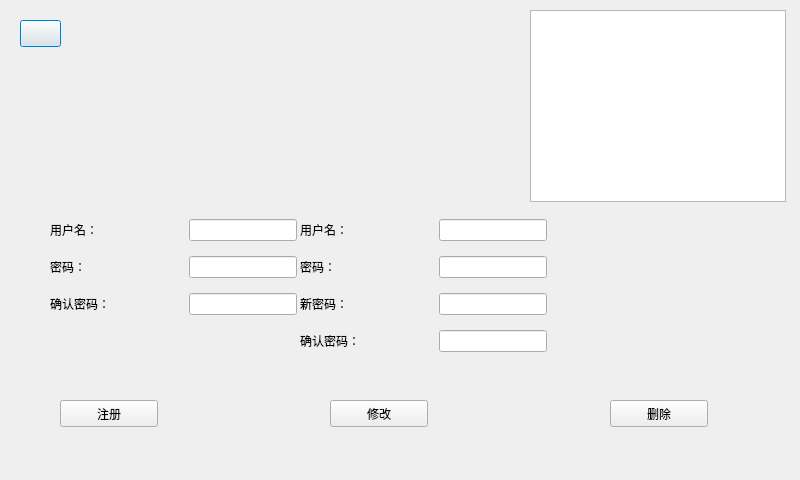
<?xml version="1.0" encoding="UTF-8"?>
<ui version="4.0">
 <class>resgister</class>
 <widget class="QDialog" name="resgister">
  <property name="geometry">
   <rect>
    <x>0</x>
    <y>0</y>
    <width>800</width>
    <height>480</height>
   </rect>
  </property>
  <property name="windowTitle">
   <string>Dialog</string>
  </property>
  <widget class="QLabel" name="label">
   <property name="geometry">
    <rect>
     <x>0</x>
     <y>0</y>
     <width>800</width>
     <height>480</height>
    </rect>
   </property>
   <property name="styleSheet">
    <string notr="true">border-image: url(:/0101.jpg);</string>
   </property>
   <property name="text">
    <string/>
   </property>
  </widget>
  <widget class="QPushButton" name="pushButton">
   <property name="geometry">
    <rect>
     <x>20</x>
     <y>20</y>
     <width>41</width>
     <height>27</height>
    </rect>
   </property>
   <property name="styleSheet">
    <string notr="true">border-image: url(:/0127.png);</string>
   </property>
   <property name="text">
    <string/>
   </property>
  </widget>
  <widget class="QWidget" name="w_resgister" native="true">
   <property name="geometry">
    <rect>
     <x>50</x>
     <y>210</y>
     <width>247</width>
     <height>117</height>
    </rect>
   </property>
   <layout class="QGridLayout" name="gridLayout">
    <item row="0" column="0">
     <layout class="QHBoxLayout" name="horizontalLayout">
      <item>
       <widget class="QLabel" name="label_2">
        <property name="text">
         <string>用户名：</string>
        </property>
       </widget>
      </item>
      <item>
       <widget class="QLineEdit" name="led_resgister_name">
        <property name="sizePolicy">
         <sizepolicy hsizetype="Fixed" vsizetype="Fixed">
          <horstretch>0</horstretch>
          <verstretch>0</verstretch>
         </sizepolicy>
        </property>
       </widget>
      </item>
     </layout>
    </item>
    <item row="1" column="0">
     <layout class="QHBoxLayout" name="horizontalLayout_2">
      <item>
       <widget class="QLabel" name="label_3">
        <property name="text">
         <string>密码：</string>
        </property>
       </widget>
      </item>
      <item>
       <widget class="QLineEdit" name="led_resgister_pwd">
        <property name="sizePolicy">
         <sizepolicy hsizetype="Fixed" vsizetype="Fixed">
          <horstretch>0</horstretch>
          <verstretch>0</verstretch>
         </sizepolicy>
        </property>
       </widget>
      </item>
     </layout>
    </item>
    <item row="2" column="0">
     <layout class="QHBoxLayout" name="horizontalLayout_3">
      <item>
       <widget class="QLabel" name="label_4">
        <property name="text">
         <string>确认密码：</string>
        </property>
       </widget>
      </item>
      <item>
       <widget class="QLineEdit" name="led_resgister_repwd">
        <property name="sizePolicy">
         <sizepolicy hsizetype="Fixed" vsizetype="Fixed">
          <horstretch>0</horstretch>
          <verstretch>0</verstretch>
         </sizepolicy>
        </property>
       </widget>
      </item>
     </layout>
    </item>
   </layout>
  </widget>
  <widget class="QPushButton" name="pushButton_2">
   <property name="geometry">
    <rect>
     <x>60</x>
     <y>400</y>
     <width>98</width>
     <height>27</height>
    </rect>
   </property>
   <property name="text">
    <string>注册</string>
   </property>
  </widget>
  <widget class="QPushButton" name="pushButton_3">
   <property name="geometry">
    <rect>
     <x>330</x>
     <y>400</y>
     <width>98</width>
     <height>27</height>
    </rect>
   </property>
   <property name="text">
    <string>修改</string>
   </property>
  </widget>
  <widget class="QPushButton" name="pushButton_4">
   <property name="geometry">
    <rect>
     <x>610</x>
     <y>400</y>
     <width>98</width>
     <height>27</height>
    </rect>
   </property>
   <property name="text">
    <string>删除</string>
   </property>
  </widget>
  <widget class="QWidget" name="w_update" native="true">
   <property name="geometry">
    <rect>
     <x>300</x>
     <y>210</y>
     <width>247</width>
     <height>152</height>
    </rect>
   </property>
   <layout class="QGridLayout" name="gridLayout_2">
    <item row="0" column="0">
     <layout class="QHBoxLayout" name="horizontalLayout_4">
      <item>
       <widget class="QLabel" name="label_5">
        <property name="text">
         <string>用户名：</string>
        </property>
       </widget>
      </item>
      <item>
       <widget class="QLineEdit" name="led_update_name">
        <property name="sizePolicy">
         <sizepolicy hsizetype="Fixed" vsizetype="Fixed">
          <horstretch>0</horstretch>
          <verstretch>0</verstretch>
         </sizepolicy>
        </property>
       </widget>
      </item>
     </layout>
    </item>
    <item row="1" column="0">
     <layout class="QHBoxLayout" name="horizontalLayout_5">
      <item>
       <widget class="QLabel" name="label_6">
        <property name="text">
         <string>密码：</string>
        </property>
       </widget>
      </item>
      <item>
       <widget class="QLineEdit" name="led_update_pwd">
        <property name="sizePolicy">
         <sizepolicy hsizetype="Fixed" vsizetype="Fixed">
          <horstretch>0</horstretch>
          <verstretch>0</verstretch>
         </sizepolicy>
        </property>
       </widget>
      </item>
     </layout>
    </item>
    <item row="2" column="0">
     <layout class="QHBoxLayout" name="horizontalLayout_7">
      <item>
       <widget class="QLabel" name="label_8">
        <property name="text">
         <string>新密码：</string>
        </property>
       </widget>
      </item>
      <item>
       <widget class="QLineEdit" name="led_update_Npwd">
        <property name="sizePolicy">
         <sizepolicy hsizetype="Fixed" vsizetype="Fixed">
          <horstretch>0</horstretch>
          <verstretch>0</verstretch>
         </sizepolicy>
        </property>
       </widget>
      </item>
     </layout>
    </item>
    <item row="3" column="0">
     <layout class="QHBoxLayout" name="horizontalLayout_6">
      <item>
       <widget class="QLabel" name="label_7">
        <property name="text">
         <string>确认密码：</string>
        </property>
       </widget>
      </item>
      <item>
       <widget class="QLineEdit" name="led_update_repwd">
        <property name="sizePolicy">
         <sizepolicy hsizetype="Fixed" vsizetype="Fixed">
          <horstretch>0</horstretch>
          <verstretch>0</verstretch>
         </sizepolicy>
        </property>
       </widget>
      </item>
     </layout>
    </item>
   </layout>
  </widget>
  <widget class="QTableView" name="tableView">
   <property name="geometry">
    <rect>
     <x>530</x>
     <y>10</y>
     <width>256</width>
     <height>192</height>
    </rect>
   </property>
  </widget>
 </widget>
 <resources/>
 <connections/>
</ui>
